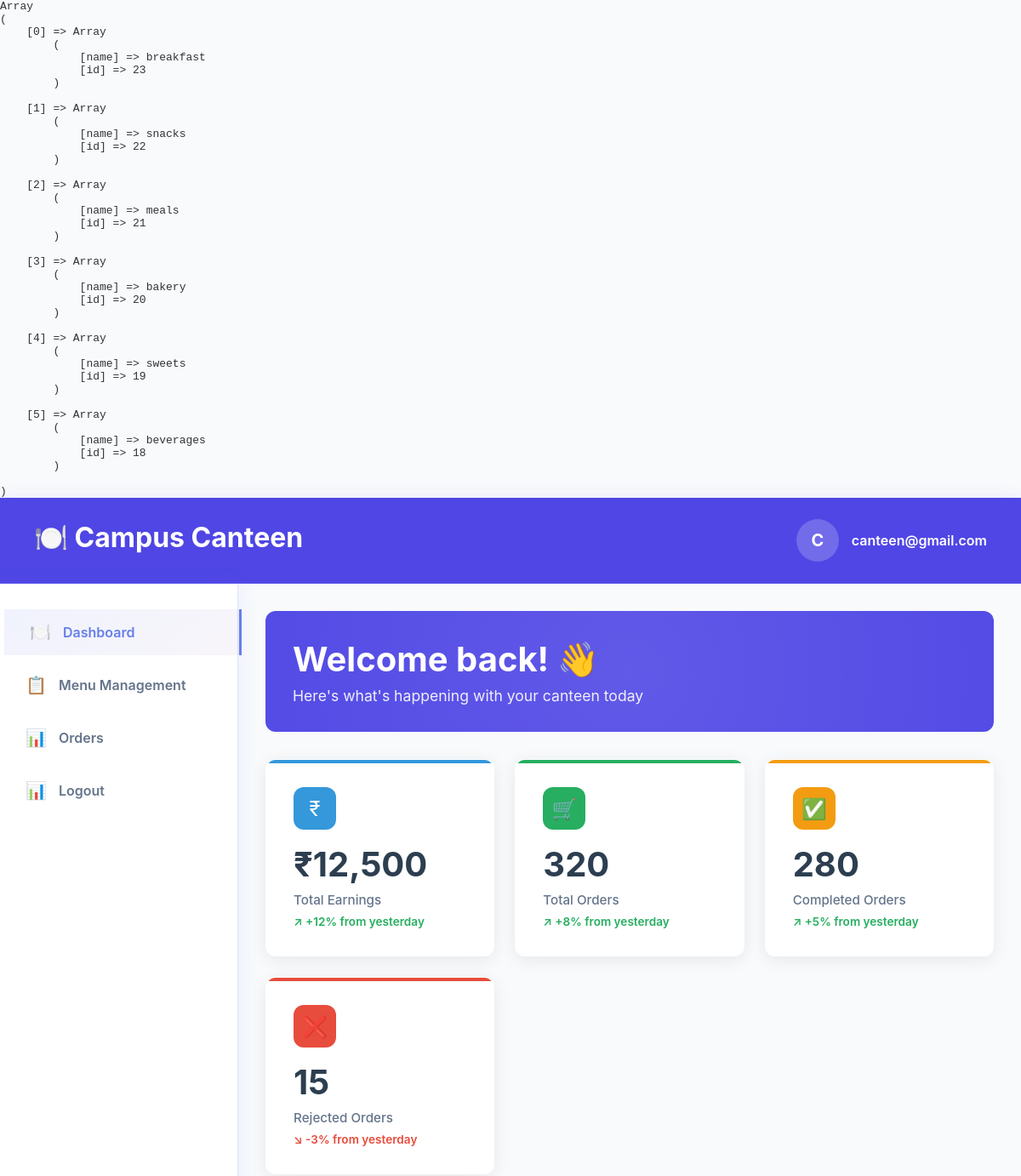
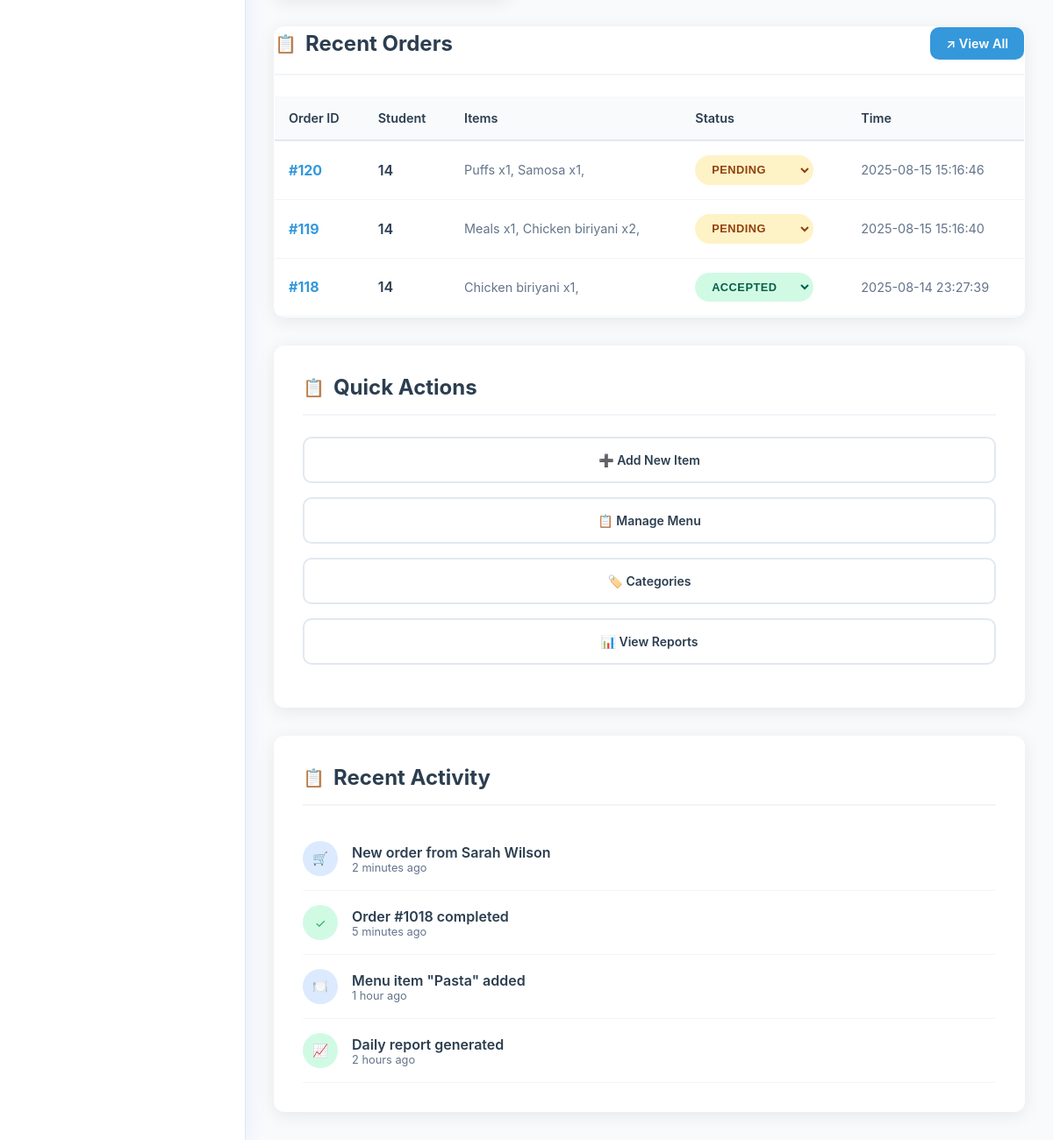
/public/canteen/home (signed in), run on the app's committed database (2 pictures, top to bottom).
### tables this page shows
CREATE TABLE `order_items` (
  `id` int(11) NOT NULL,
  `order_id` int(11) NOT NULL,
  `item_id` int(11) NOT NULL,
  `quantity` int(11) DEFAULT NULL
);

CREATE TABLE `orders` (
  `id` int(11) NOT NULL,
  `canteen_id` int(11) NOT NULL,
  `student_id` int(11) NOT NULL,
  `time` datetime DEFAULT current_timestamp(),
  `status` enum('pending','accepted','completed','rejected','ready') NOT NULL DEFAULT 'pending',
  `total` decimal(10,2) NOT NULL DEFAULT 0.00
);

CREATE TABLE `items` (
  `id` int(11) NOT NULL,
  `name` varchar(50) DEFAULT NULL,
  `price` decimal(5,0) NOT NULL,
  `canteen_id` int(11) DEFAULT NULL,
  `image_location` varchar(255) DEFAULT NULL,
  `status` enum('available','unavailable') NOT NULL DEFAULT 'available',
  `description` text NOT NULL,
  `category_id` int(11) DEFAULT NULL
);

### app/controllers/Canteen.php (called while the page is built, shortened)
<?php
class Canteen extends Controller
{
    public function index()
    {
        $order = new Orders;
        $categories = new Categories;
        $orders = $order->join(
            [
                'order_items' => 'orders.id = order_items.order_id',
                'items' => 'order_items.item_id = items.id'
            ],
            ['orders.canteen_id' => CANTEEN_ID],
            'orders.*, items.name,items.price, items.id as item_id, order_items.quantity',
            '',
            '',
            '20'
        );
        $data['orders'] = [];
        if (!empty($orders)) {
            foreach ($orders as $order) {
            $data['orders'][$order->id][] = $order;
        }
        }
        $result = $categories->where(['canteen_id' => CANTEEN_ID]);
        $data['categories'] = [];
        foreach ($result as $res) {
            $data['categories'][] = ['name' => $res->name, 'id' => $res->id];
        }
        $this->view('canteen/home', $data);
    }
}

### app/core/App.php (called while the page is built, shortened)
<?php
class App
{
    private $method = 'index';
    private function splitURL()
    {
        $URL = $_GET['url'] ?? 'home';
        $URL = explode("/", trim($URL, "/"));
        return $URL;
    }
    public function loadController()
    {
        $URL = $this->splitURL();
        $filename = "../app/controllers/" . ucfirst($URL[0]) . ".php";
        if (file_exists($filename)) {
            unset($URL[0]);
        } else {
            $filename = "../app/controllers/_404.php";
            if (file_exists($filename)) {
                require $filename;
                $this->controller = "_404";
            }
        }
        $controller = new $this->controller();
        call_user_func_array([$controller, $this->method], $URL);
    }
}

### public/index.php (called while the page is built, shortened)
<?php
$app = new App;
$app->loadController();

### app/core/Database.php (called while the page is built, shortened)
<?php
trait Database
{
    private function connect()
    {
        $string = "mysql:hostname=" . DBHOST . ";dbname=" . DBNAME;
        $con = new PDO($string, DBUSER, DBPASS);
        $con->setAttribute(PDO::ATTR_ERRMODE, PDO::ERRMODE_EXCEPTION);
        return $con;
    }
    public function query($query, $data = [], $returnInsertId = false)
    {
        $con = $this->connect();
        $stm = $con->prepare($query);
        $check  = $stm->execute($data);
        if ($check) {
            $result = $stm->fetchAll(PDO::FETCH_OBJ);
            if (is_array($result) && count($result)) {
                return $result;
            }
        }
        return false;
    }
}

### app/core/Model.php (called while the page is built, shortened)
<?php
trait Model
{
    protected $offset = 0;
    protected $order_type = "desc";
    protected $order_column = "id";
    public function join($joins = [], $where = [], $selectColumns = '*', $order_type = '', $order_by = '', $limit = '')
    {
        $query = "SELECT {$selectColumns} FROM {$this->table} ";
        foreach ($joins as $table => $onCondition) {
            $query .= "JOIN {$table} ON {$onCondition} ";
        }
        if (!empty($where)) {
            $query .= "WHERE ";
            foreach ($where as $condition => $value) {
                if (preg_match('/(.+)\s(>=|<=|<>|!=|=|>|<|LIKE)$/i', $condition, $matches)) {
                    $column = $matches[1];
                    $operator = $matches[2];
                } else {
                    $column = $condition;
                    $operator = '=';
                }
                $placeholder = str_replace(['.', ' '], '_', $column);
                $query .= "$column $operator :$placeholder AND ";
                $where[$placeholder] = $value;
                unset($where[$condition]);
            }
            $query = rtrim($query, ' AND ');
        }
        $query .= " ORDER BY {$this->order_column} {$this->order_type}";
        if (!empty($limit)) {
            $this->limit = $limit;
            $query .= " LIMIT {$this->limit} OFFSET {$this->offset}";
        }
        return $this->query($query, $where);
    }
}

### app/views/canteen/home.view.php (the view, shortened to what this page needs)
<!DOCTYPE html>
<html lang="en">
<head>
  <link rel="stylesheet" href="/canteen-preorder-system/public/assets/css/header.css">
  <link rel="stylesheet" href="/canteen-preorder-system/public/assets/css/sidebar.css">
  <link rel="stylesheet" href="/canteen-preorder-system/public/assets/css/student-general.css">
  <link rel="stylesheet" href="/canteen-preorder-system/public/assets/css/canteen-common.css">
  <link rel="stylesheet" href="/canteen-preorder-system/public/assets/css/add-item.css">
  <link rel="stylesheet" href="/canteen-preorder-system/public/assets/css/menu-management.css">
</head>
<body>
  <?php
  require 'header.view.php';
  ?>
  <div class="container">
    <?php $page = "dashboard";
    require 'sidebar.view.php';
    ?>
    <div class="main-content">
      <div class="welcome-section">
        <div class="welcome-content">
          <h1>Welcome back! 👋</h1>
          <p>Here's what's happening with your canteen today</p>
        </div>
      </div>
      <div class="dashboard-stats">
        <div class="stat-card earnings">
          <div class="stat-header">
            <div class="stat-icon earnings">
              ₹
            </div>
          </div>
          <h2 class="stat-value">₹12,500</h2>
          <p class="stat-label">Total Earnings</p>
          <p class="stat-change positive">
            ↗ +12% from yesterday
          </p>
        </div>
        <div class="stat-card orders">
          <div class="stat-header">
            <div class="stat-icon orders">
              🛒
            </div>
          </div>
          <h2 class="stat-value">320</h2>
          <p class="stat-label">Total Orders</p>
          <p class="stat-change positive">
            ↗ +8% from yesterday
          </p>
        </div>
        <div class="stat-card completed">
          <div class="stat-header">
            <div class="stat-icon completed">
              ✅
            </div>
          </div>
          <h2 class="stat-value">280</h2>
          <p class="stat-label">Completed Orders</p>
          <p class="stat-change positive">
            ↗ +5% from yesterday
          </p>
        </div>
        <div class="stat-card rejected">
          <div class="stat-header">
            <div class="stat-icon rejected">
              ❌
            </div>
          </div>
          <h2 class="stat-value">15</h2>
          <p class="stat-label">Rejected Orders</p>
          <p class="stat-change negative">
            ↘ -3% from yesterday
          </p>
        </div>
      </div>
      <div class="content-grid">
        <div class="orders-section">
          <div class="section-header">
            <h2 class="section-title">Recent Orders</h2>
            <a href="#" class="view-all-btn" onclick="updateOrders()">
              ↗ View All
            </a>
          </div>
          <table class="orders-table">
            <thead>
              <tr>
                <th>Order ID</th>
                <th>Student</th>
                <th>Items</th>
                <th>Status</th>
                <th>Time</th>
              </tr>
            </thead>
            <tbody>
              <?php if (!empty($orders)): ?>
                <?php foreach ($orders as $order_id => $order): ?>
                  <tr>
                    <td><span data-order-id="<?= $order_id ?>" class="order-id">#<?= $order_id ?></span></td>
                    <td><span class="student-name"><?= $order[0]->student_id ?></span></td>
                    <td><span class="order-items">
                        <?php foreach ($order as $or): ?>
                          <?= ucfirst($or->name) ?> x<?= $or->quantity ?>,
                        <?php endforeach; ?>
                      </span></td>
                    <td>
                      <select data-id='<?= $order[0]->id ?>' class="status-select <?= $order[0]->status ?>">
                        <option value="pending" <?php if ($order[0]->status == 'pending') {
                                                  echo 'selected';
                                                } ?>>Pending</option>
                        <option value="accepted" <?php if ($order[0]->status == 'accepted') {
                                                    echo 'selected';
                                                  } ?>>Accepted</option>
                      </select>
                    </td>
                    <td><span class="order-time"><?= $order[0]->time ?></span></td>
                  </tr>
                <?php endforeach; ?>
              <?php endif; ?>
            </tbody>
          </table>
        </div>
        <div>
          <div class="quick-actions">
            <div class="section-header">
              <h2 class="section-title">Quick Actions</h2>
            </div>
            <a href="#" class="action-btn" data-modal-target="#modal" class="add-item-section">
              ➕ Add New Item
            </a>
            <a href="#" class="action-btn">
              📋 Manage Menu
            </a>
            <a href="#" class="action-btn">
              🏷️ Categories
            </a>
            <a href="#" class="action-btn">
              📊 View Reports
            </a>
          </div>
          <div class="quick-actions recent-activity">
            <div class="section-header">
              <h2 class="section-title">Recent Activity</h2>
            </div>
            <div class="activity-item">
              <div class="activity-icon new-order">
                🛒
              </div>
              <div class="activity-content">
                <p class="activity-text">New order from Sarah Wilson</p>
                <p class="activity-time">2 minutes ago</p>
              </div>
            </div>
            <div class="activity-item">
              <div class="activity-icon completed">
                ✓
              </div>
              <div class="activity-content">
                <p class="activity-text">Order #1018 completed</p>
                <p class="activity-time">5 minutes ago</p>
              </div>
            </div>
            <div class="activity-item">
              <div class="activity-icon new-order">
                🍽️
              </div>
              <div class="activity-content">
                <p class="activity-text">Menu item "Pasta" added</p>
                <p class="activity-time">1 hour ago</p>
              </div>
            </div>
            <div class="activity-item">
              <div class="activity-icon completed">
                📈
              </div>
              <div class="activity-content">
                <p class="activity-text">Daily report generated</p>
                <p class="activity-time">2 hours ago</p>
              </div>
            </div>
          </div>
        </div>
      </div>
    </div>
  </div>
</body>
</html>

### data on the page
order_items: order_id "120", order.student_id "14", item.name "Puffs", quantity "1", order.status "Pending", order.time "2025-08-15 15:16:46"
order_items: item.name "Samosa", quantity "1"
order_items: order_id "119", order.student_id "14", item.name "Meals", quantity "1", order.status "Pending", order.time "2025-08-15 15:16:40"
order_items: item.name "Chicken biriyani", quantity "2"
order_items: order_id "118", order.student_id "14", item.name "Chicken biriyani", quantity "1", order.status "Accepted", order.time "2025-08-14 23:27:39"

### other printed values
$_SESSION['CANTEEN']->email[0] "C"
$_SESSION['CANTEEN']->email "canteen@gmail.com"
